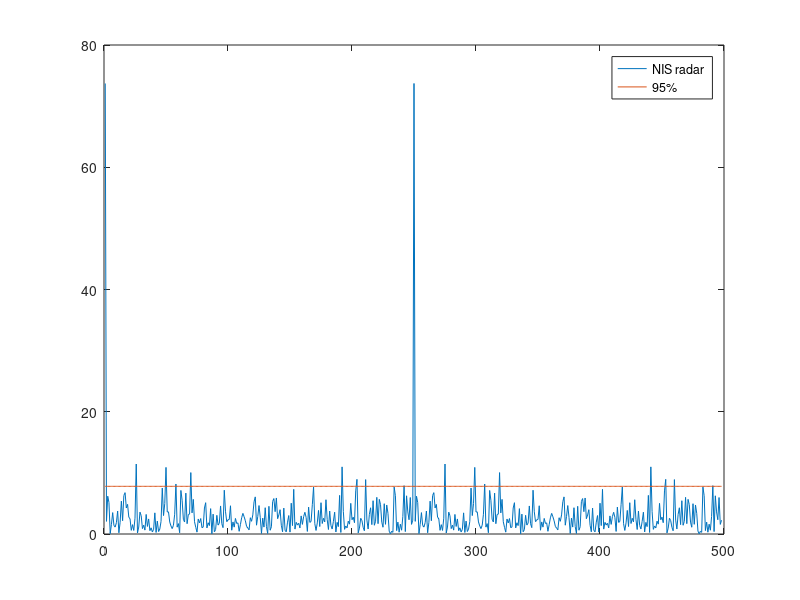
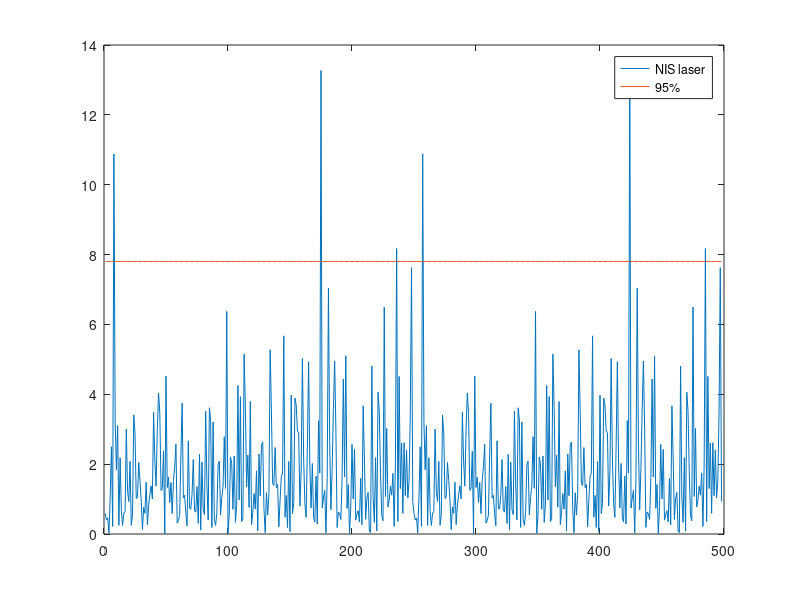

Here is the MATLAB script that generated these plots, in order:
close all;
fileID_1 = fopen('NIS_data_radar.txt','r');
formatSpec = '%f';
nis_r = fscanf(fileID_1,formatSpec);
figure;
plot(nis_r);
hold on;
plot(7.8*ones(1,length(nis_r)));
legend('NIS radar','95%')
fileID_2 = fopen('NIS_data_laser.txt','r');
formatSpec = '%f';
nis_l = fscanf(fileID_2,formatSpec);
figure;
plot(nis_l)
hold on;
plot(7.8*ones(1,length(nis_r)));
legend('NIS laser','95%')
